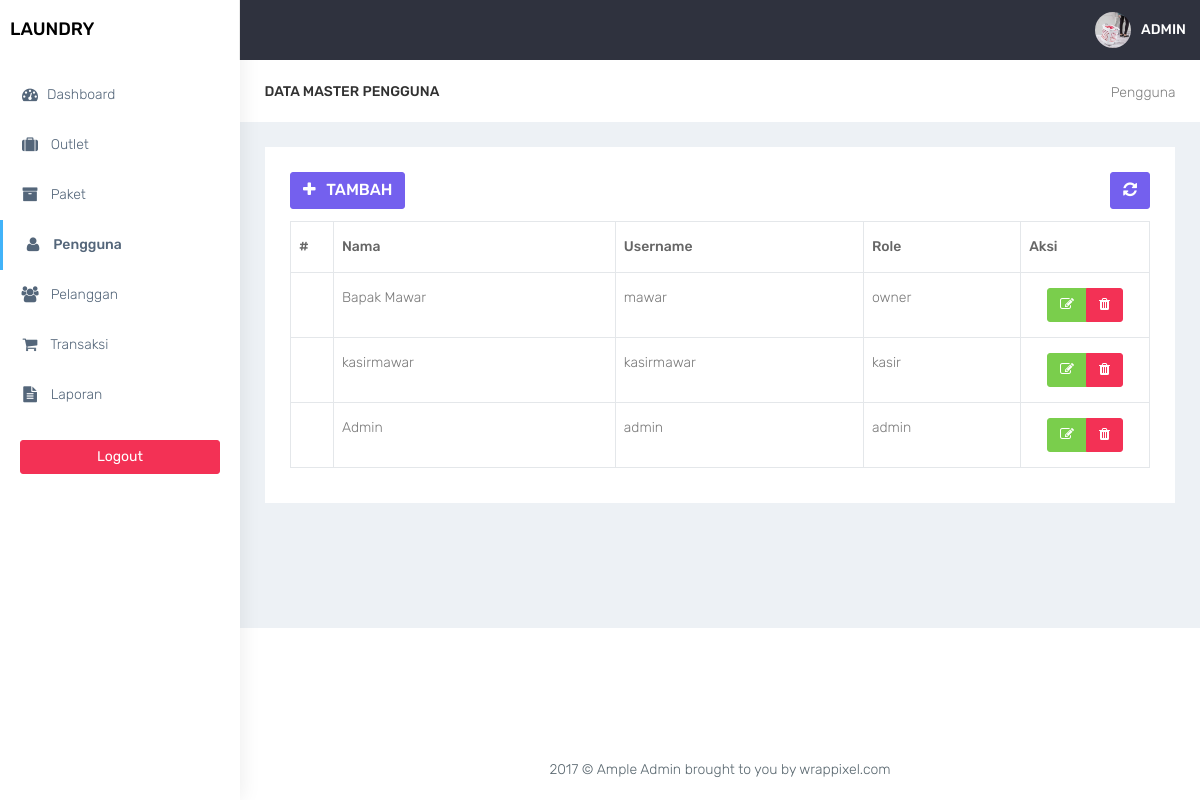
The page /admin/pengguna.php (signed in) on the database its author committed.
### tables this page shows
CREATE TABLE `user` (
  `id_user` int(11) NOT NULL,
  `nama_user` varchar(100) DEFAULT NULL,
  `username` varchar(32) DEFAULT NULL,
  `password` varchar(150) DEFAULT NULL,
  `outlet_id` int(11) DEFAULT NULL,
  `role` enum('admin','kasir','owner') DEFAULT NULL
);

### admin/functions.php (called while the page is built, shortened)
<?php
function ambildata($conn,$query){
    $data = mysqli_query($conn,$query);
    if (mysqli_num_rows($data) > 0) {
        while($row = mysqli_fetch_assoc($data)){
        $hasil[] = $row;
    }
    return $hasil;
    }
}
?>

### admin/pengguna.php (the view, shortened to what this page needs)
<?php
require 'functions.php';
require 'layout_header.php';
$query = 'SELECT * FROM user order by role desc';
$data = ambildata($conn,$query);
?>
<div class="container-fluid">
    <div class="row bg-title">
        <div class="col-lg-3 col-md-4 col-sm-4 col-xs-12">
            <h4 class="page-title">Data Master Pengguna</h4> </div>
        <div class="col-lg-9 col-sm-8 col-md-8 col-xs-12">
            <ol class="breadcrumb">
                <li><a href="#">Pengguna</a></li>
            </ol>
        </div>
    </div>
    <div class="row">
        <div class="col-md-12 col-lg-12 col-sm-12 col-xs-12">
            <div class="white-box">
                <div class="row">
                    <div class="col-md-6">
                        <a href="pengguna_tambah.php" class="btn btn-primary box-title"><i class="fa fa-plus fa-fw"></i> Tambah</a>
                    </div>
                    <div class="col-md-6 text-right">
                        <button id="btn-refresh" class="btn btn-primary box-title text-right" title="Refresh Data"><i class="fa fa-refresh" id="ic-refresh"></i></button>
                    </div>
                </div>
                <div class="table-responsive">
                    <table class="table table-bordered thead-dark" id="table">
                        <thead class="thead-dark">
                            <tr>
                                <th width="5%">#</th>
                                <th>Nama</th>
                                <th>Username</th>
                                <th>Role</th>
                                <th width="15%">Aksi</th>
                            </tr>
                        </thead>
                        <tbody>
                            <?php foreach($data as $user): ?>
                                <tr>
                                    <td></td>
                                    <td><?= $user['nama_user'] ?></td>
                                    <td><?= $user['username'] ?></td>
                                    <td><?= $user['role'] ?></td>
                                    <td align="center">
                                        <div class="btn-group" role="group" aria-label="Basic example">
                                          <a href="pengguna_edit.php?id=<?= $user['id_user']; ?>" data-toggle="tooltip" data-placement="bottom" title="Edit" class="btn btn-success"><i class="fa fa-edit"></i></a>
                                          <a href="pengguna_hapus.php?id=<?= $user['id_user']; ?>" onclick="return confirm('Yakin hapus data ? ');" data-toggle="tooltip" data-placement="bottom" title="Hapus" class="btn btn-danger"><i class="fa fa-trash"></i></a>
                                        </div>
                                    </td>
                                </tr>
                            <?php endforeach; ?>
                        </tbody>
                    </table>
                </div>
            </div>
        </div>
    </div>
</div>
<?php
require'layout_footer.php';

### assets/css/colors/default.css (style rules this page uses)
body { background: #fff; }

### rows shown on the page
user: nama_user "Bapak Mawar", username "mawar", role "owner"
user: nama_user "kasirmawar", username "kasirmawar", role "kasir"
user: nama_user "Admin", username "admin", role "admin"
